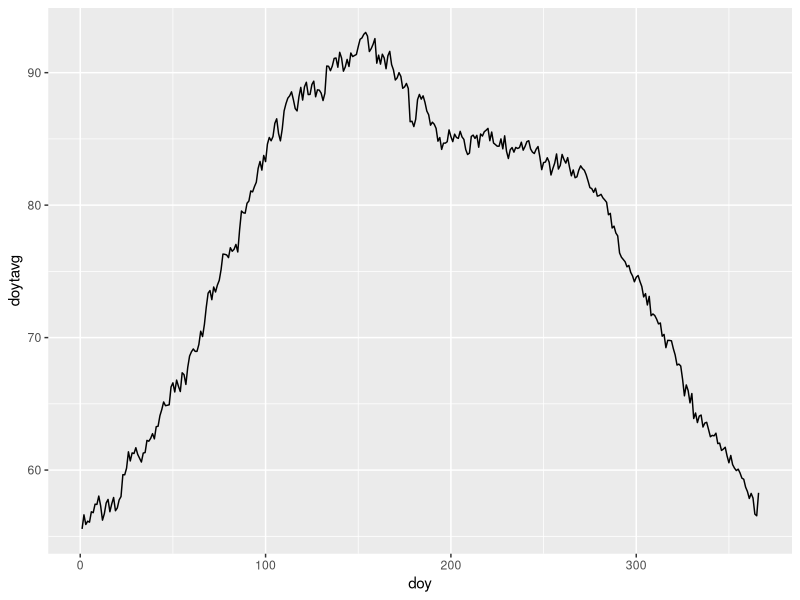
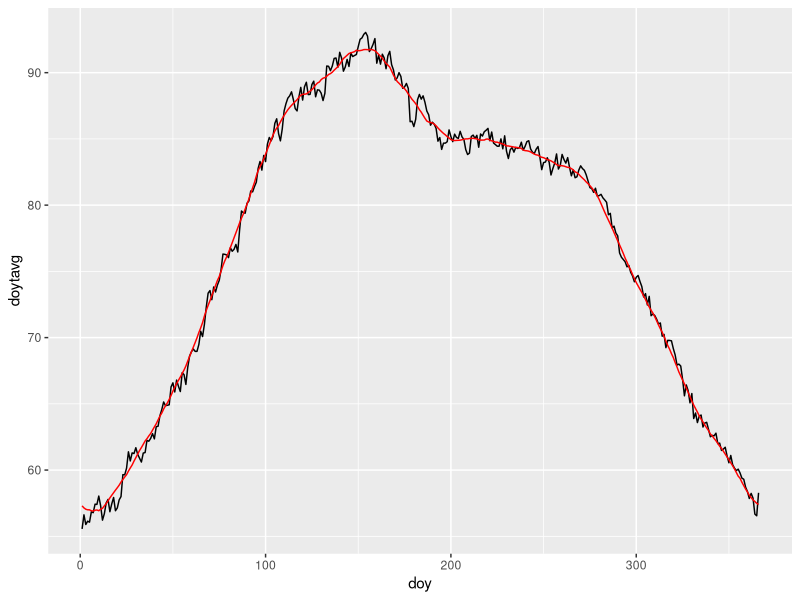
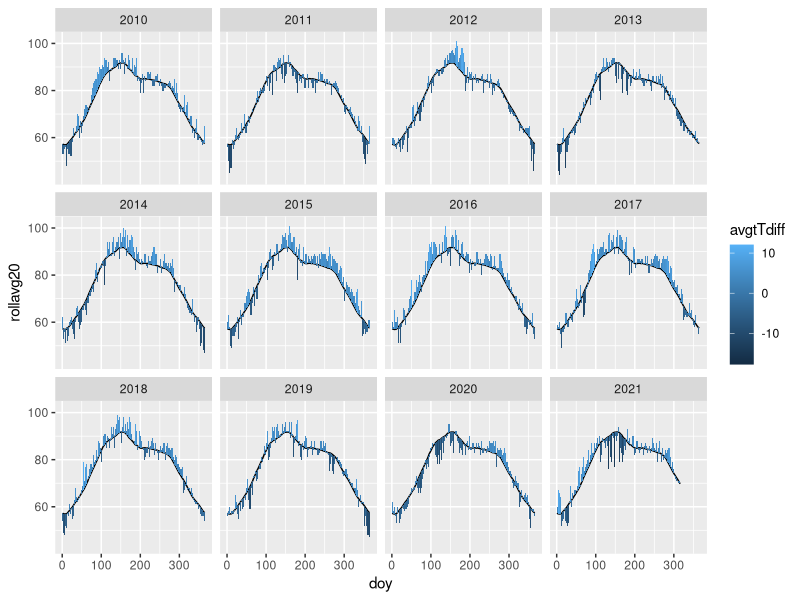
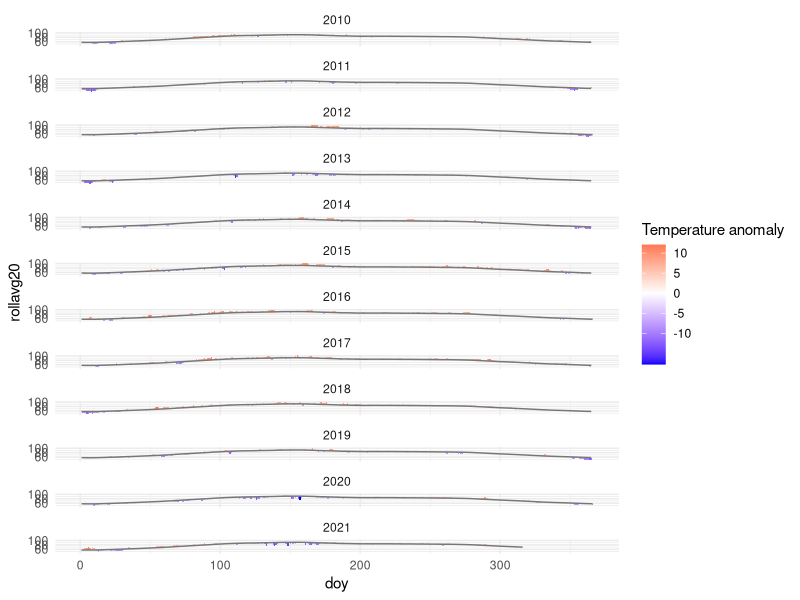
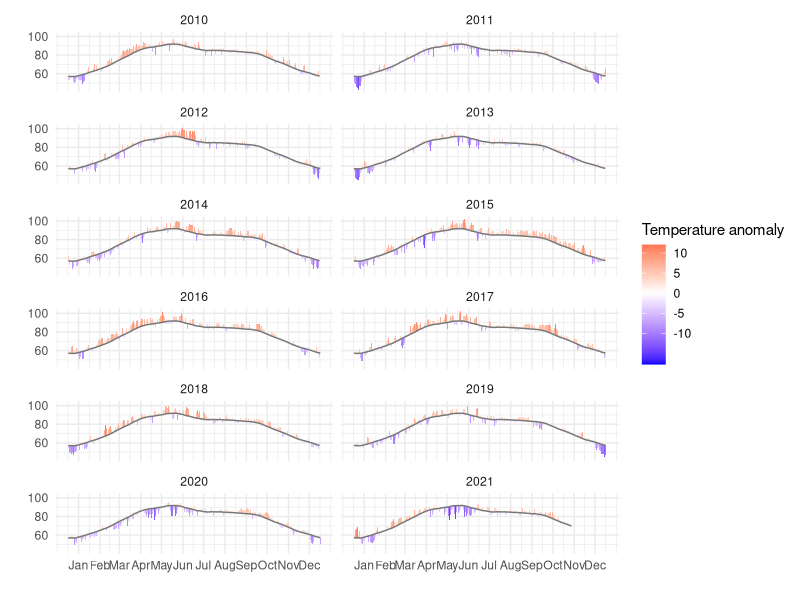
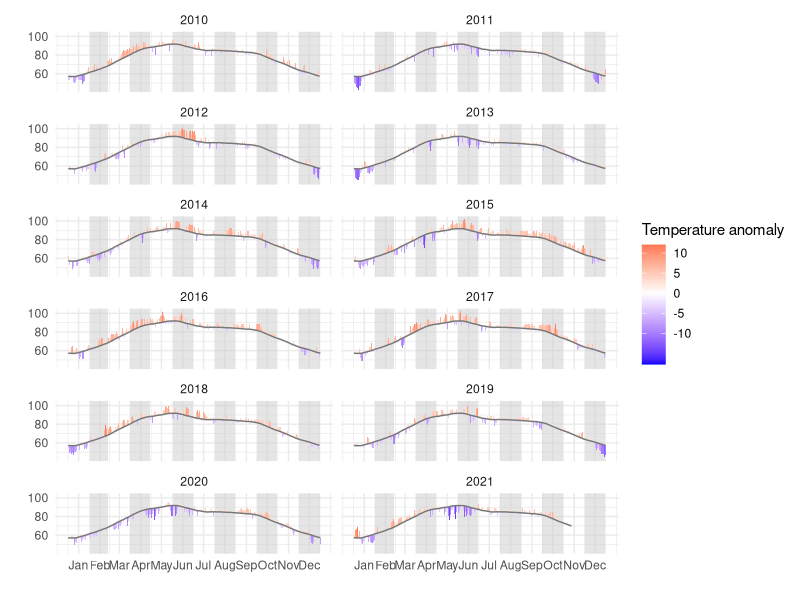
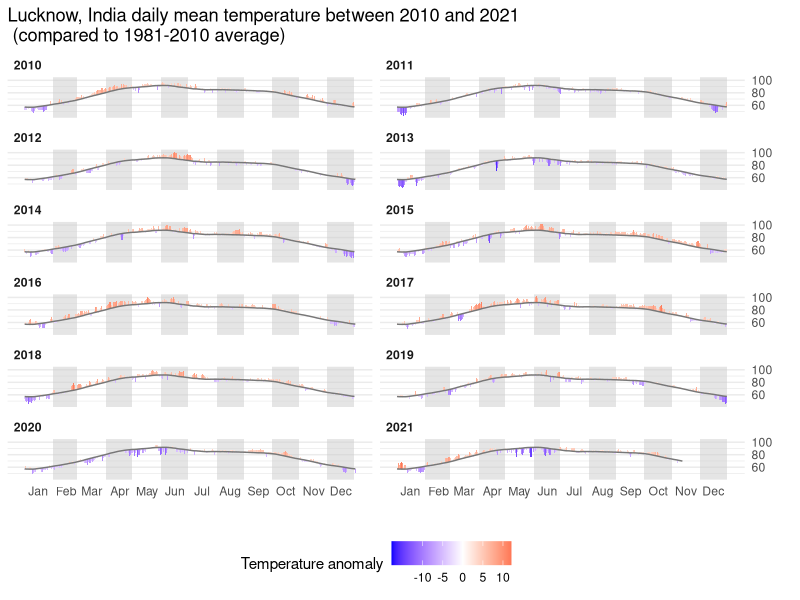

Write the R code that produced these figures, in order.
## ---- chunk 1
library(dplyr)
library(ggplot2)
library(lubridate)
library(zoo)

## ---- chunk 2
weather_data <- read.csv("temp_data_lko.csv", stringsAsFactors = FALSE)

head(weather_data)

## ---- chunk 3

weather_data <- weather_data %>% 
  select("DATE", "TAVG")

weather_data$DATE <- as.Date(weather_data$DATE)

head(weather_data)

## ---- chunk 4

avg_temp <- weather_data %>% 
  filter(DATE>"1981-01-01" & DATE< "2010-01-01") %>% 
  filter(!(is.na(TAVG))) %>% 
  mutate(doy=yday(DATE)) %>% 
  group_by(doy) %>% #here we group by each day of all the years in the time period
  summarise(doytavg=mean(TAVG)) #now we calculate the average

head(avg_temp)
  
  

## ---- chunk 5

ggplot(avg_temp, aes(x = doy, y = doytavg))+
  geom_line()

## ---- chunk 6

avg_temp$rollavg20 <- rollmean(avg_temp$doytavg, 20, fill = c(NA, NA, NA), align = "center")

(avg_temp)

## ---- chunk 7

avg_temp <- avg_temp %>% 
  mutate(doy2=ifelse(doy>345, doy-366, doy))  %>% 
  arrange(doy2) %>% 
  mutate(rollavg_2=rollmean(doytavg, 20, fill = c(NA, NA, NA)))  %>% 
  mutate(rollavg20=ifelse(is.na(rollavg20), rollavg_2, rollavg20)) %>%  
select(-c("doy2", "rollavg_2")) 

(avg_temp)
## ---- chunk 8

ggplot(avg_temp, aes(x = doy))+
  geom_line(aes(y = doytavg))+
  geom_line(aes(y = rollavg20), color="red")

## ---- chunk 9

avg_temp10now <- weather_data %>% 
  filter(DATE>"2009-12-31") %>% 
  mutate(doy=yday(DATE)) %>% 
  mutate(year=year(DATE)) %>% 
  left_join(avg_temp, by = "doy") %>% 
  mutate(avgtTdiff=TAVG-rollavg20)


head(avg_temp10now)

## ---- chunk 10

ggplot(avg_temp10now, aes(x = doy, y = rollavg20), color="#777777")+
  geom_line()+
  geom_rect(aes(xmin=doy-0.5, xmax=doy+0.5, ymin=rollavg20, ymax=TAVG, fill=avgtTdiff))+
  facet_wrap(~year)
  

## ---- chunk 11
ggplot(avg_temp10now)+
  geom_rect(aes(xmin=doy-0.5, xmax=doy+0.5, ymin=rollavg20, ymax=TAVG, fill=avgtTdiff))+
  geom_line(aes(x = doy, y = rollavg20), color="#777777")+
  scale_fill_gradient2(low="blue", high="red", name="Temperature anomaly", breaks=c(10,5,0,-5,-10))+
  facet_wrap(~year, ncol=1)+
  theme_minimal()

## ---- chunk 12
midmonths <- seq(ymd("2019-01-16"), ymd("2019-12-16"), by="month")
midmonths <- yday(midmonths)

midmonths

## ---- chunk 13

ggplot(avg_temp10now)+
  geom_rect(aes(xmin=doy-0.5, xmax=doy+0.5, ymin=rollavg20, ymax=TAVG, fill=avgtTdiff))+
    geom_line(aes(x = doy, y = rollavg20), color="#777777")+
  facet_wrap(~year, ncol=2) +
  scale_fill_gradient2(low="blue", high="red", name="Temperature anomaly", breaks=c(10,5,0,-5,-10))+
  scale_x_continuous(breaks = midmonths, labels=c("Jan", "Feb", "Mar", "Apr", "May", "Jun", "Jul", "Aug", "Sep", "Oct", "Nov", "Dec"))+
  theme_minimal()+
  xlab("")+ylab("")


## ---- chunk 14

band_start <- seq(ymd("2019-02-01"), ymd("2019-12-01"), by="2 months") 
#converting dates to day of the year
band_start <- yday(band_start)

band_end <- seq(ymd("2019-03-01"), ymd("2020-01-01"), by="2 months")-1
#converting dates to day of the year
band_end <- yday(band_end)

#binding the start and end points for the rectangles
band <- cbind.data.frame(band_start, band_end)

head(band)

## ---- chunk 15

ggplot(avg_temp10now)+
  theme_minimal()+
  geom_rect(data = band, aes(xmin=band_start, xmax=band_end), ymin=40, ymax=110, fill="#cccccc", alpha=0.5)+
  geom_rect(aes(xmin=doy-0.5, xmax=doy+0.5, ymin=rollavg20, ymax=TAVG, fill=avgtTdiff))+
    geom_line(aes(x = doy, y = rollavg20), color="#777777")+
  facet_wrap(~year, ncol=2) +
  scale_fill_gradient2(low="blue", high="red", name="Temperature anomaly", breaks=c(10,5,0,-5,-10))+
  scale_x_continuous(breaks = midmonths, labels=c("Jan", "Feb", "Mar", "Apr", "May", "Jun", "Jul", "Aug", "Sep", "Oct", "Nov", "Dec"))+
  xlab("")+ylab("")

## ---- chunk 16
ggplot(avg_temp10now)+
  theme_minimal()+
  geom_rect(data = band, aes(xmin=band_start, xmax=band_end), ymin=40, ymax=110, fill="#cccccc", alpha=0.5)+
  geom_rect(aes(xmin=doy-0.5, xmax=doy+0.5, ymin=rollavg20, ymax=TAVG, fill=avgtTdiff))+
    geom_line(aes(x = doy, y = rollavg20), color="#777777")+
  facet_wrap(~year, ncol=2) +
  scale_fill_gradient2(low="blue", high="red", name="Temperature anomaly", breaks=c(10,5,0,-5,-10))+
  scale_x_continuous(breaks = midmonths, labels=c("Jan", "Feb", "Mar", "Apr", "May", "Jun", "Jul", "Aug", "Sep", "Oct", "Nov", "Dec"))+
  xlab("")+ylab("")+
  scale_y_continuous(position="right")+
  theme(
    legend.position = "bottom",
    panel.grid.minor.x = element_blank(),
    panel.grid.major.x = element_blank(),
    strip.text = element_text(hjust = 0, face = "bold"))+
  ggtitle("Lucknow, India daily mean temperature between 2010 and 2021 \n (compared to 1981-2010 average)")
 

